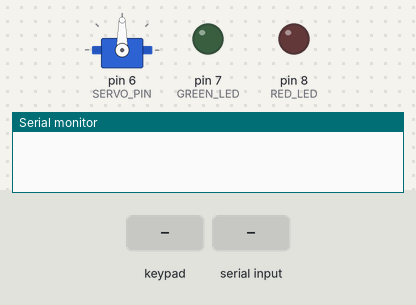
The sketch below on a simulated Arduino Uno, built with avr-gcc and run on an emulated ATmega328P. Shown: servo, output pins drawn as LEDs (lit = HIGH), the last lines printed to the serial monitor. Dashed ring = blinking. The test bench sets the inputs (shaded band). Pins used as bus, display or sensor lines are not drawn.

Above: at 1.2 s.
1.3 s: keypad keys 1 2 3 4 # pressed 0.4 s apart
At 3.06 s:
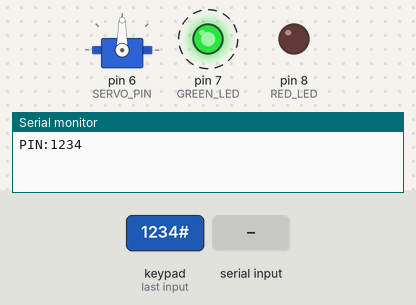
4.8 s: "UA" received over Serial
At 6.7 s:
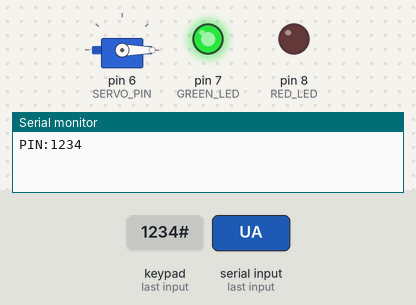
9.4 s: "U" received over Serial
At 12.3 s:
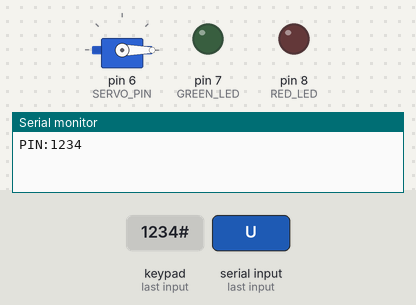
12.4 s: "L" received over Serial
At 14.2 s:
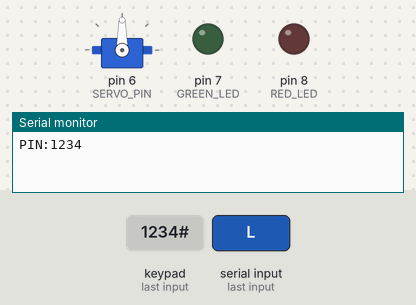
Timing chart, 0 to 15.7 s (numbered marks = the images above; inputs shaded):
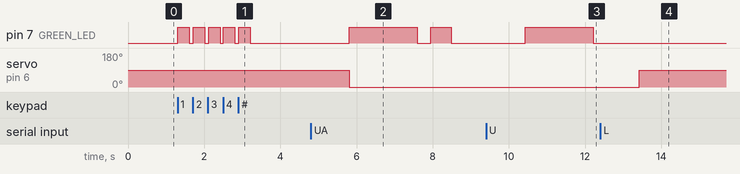

The sketch:

ARDUINO_1.ino
```cpp
#include <SPI.h> //spi for RFID communication
#include <MFRC522.h>
#include <Keypad.h>
#include <Servo.h>
//#include <ServoTimer2.h>

#define BAUD_RATE 9600
#define LED_ON_PERION 300UL // ms on after button pressed

#define IN_OPTION_ACCEPTED_0 1850UL // times for GREEN LED ON after RFID/PIN accepeted
#define IN_OPTION_ACCEPTED_1 2200UL
#define IN_OPTION_ACCEPTED_2 2750UL

#define IN_OPTION_DENIED 1500UL // Time RED LED is on after denied comand

#define AUTOMATIC_LOCK_TIME 10 * 1000UL // Time after which lock locks itself after UA comand

#define RST_PIN 9 // Configurable, see typical pin layout above
#define SS_PIN 10 // Configurable, see typical pin layout above

MFRC522 mfrc522(SS_PIN, RST_PIN); // Create MFRC522 instance

#define NEW_UID            \
  {                        \
    0xDE, 0xAD, 0xBE, 0xEF \
  }

MFRC522::MIFARE_Key key;

// LED indicators for keypad PIN
#define GREEN_LED 7
#define RED_LED 8

// servo Pin
#define SERVO_PIN 6
//#define LOCKED_POSITION 1500
//#define UNLOCKED_POSITION 750
// ServoTimer2 doorLock;
// servo timer 1
#define LOCKED_POSITION 90
#define UNLOCKED_POSITION 0
Servo doorLock;
int doorLockPosition = LOCKED_POSITION;

unsigned long timeNow;                         // Time at the begining of the loop
unsigned long lastTimeLed = millis();          // Last time Green led was on.
unsigned long lastTImeUnlocked = millis();     // Last time lock was unlocked
unsigned long lastTimeUnlockedLed0 = millis(); // green led times for accepted pin/rfid
unsigned long lastTimeUnlockedLed1 = millis(); // green led times for accepted pin/rfid
unsigned long lastTimeUnlockedLed2 = millis(); // green led times for accepted pin/rfid
unsigned long lastTimeDenied = millis();       // Last time pin/rfid was denied

String passCode = "PIN:"; // String that holds pass
String serialCommand;     // serial in data string

const byte ROWS = 4; // four rows
const byte COLS = 4; // four columns

unsigned char ledArray[4] = {0, 0, 0, 0}; // LED array
unsigned char locked = 1;                 // door locked
unsigned char greenLedOn = 0;             // LED manipulation via SERIAL
unsigned char rfidEnable = 1;             // enabling RFID via serial
unsigned char pinEndCharEntered = 0;      // chechs wether last input char was #
unsigned char charPressed = 0;            // 1 when kaypad pressed fot timers
unsigned char denied = 0;                 // when rfid or pin is invcalid
unsigned char unlockLedEnable0 = 0;       // enables time for green led on || acepted pin/rfid
unsigned char unlockLedEnable1 = 0;       // enables time for green led off || acepted pin/rfid
unsigned char unlockLedEnable2 = 0;       // enables time for green led on || accepted pin/rfid
unsigned char automaticLockEn = 0;       // enables automatic lock time
String pass = "";                         // holds pin
int keyNum = 0;                           // nuber of times keys have been pressed
unsigned char pinEnable = 1;              // enables pin input
char customKey;                           // keypad value

// define the cymbols on the buttons of the keypads
char hexaKeys[ROWS][COLS] = {
    {'1', '2', '3', 'A'},
    {'4', '5', '6', 'B'},
    {'7', '8', '9', 'C'},
    {'*', '0', '#', 'D'}};
byte rowPins[ROWS] = {A0, A1, A2, A3}; // connect to the row pinouts of the keypad
byte colPins[COLS] = {A4, A5, 3, 2};   // connect to the column pinouts of the keypad

// initialize an instance of class NewKeypad
Keypad customKeypad = Keypad(makeKeymap(hexaKeys), rowPins, colPins, ROWS, COLS);

void setup()
{
  doorLock.attach(SERVO_PIN);       // attaches servo to the SERVO_PIN
  doorLock.write(doorLockPosition); // sets initial position

  Serial.begin(BAUD_RATE);    // enableing serial
  pinMode(GREEN_LED, OUTPUT); // pin mode for green led
  pinMode(RED_LED, OUTPUT);   // pin mode for red led
  SPI.begin();                // enabling spi communication for RFID
  mfrc522.PCD_Init();         // initialising RFID object

  for (byte i = 0; i < 6; i++)
  {
    key.keyByte[i] = 0xFF;
  }
}

void loop()
{
  timeNow = millis(); // gets time at the beggining of the loop
  // comands from serial
  if (Serial.available() > 0)
  {
    serialCommand = Serial.readString();
    if (serialCommand == "UA") // unlocks and relocks after set amount of time (AUTOMATIC_LOCK_TIME)
    {
      locked = 0;
      greenLedOn = 1;
      unlockLedEnable0 = 1;
      automaticLockEn = 1;
      pinEnable = 1;
      rfidEnable = 1;
      lastTImeUnlocked = timeNow;
      lastTimeUnlockedLed0 = timeNow;
      lastTimeUnlockedLed1 = timeNow;
      lastTimeUnlockedLed2 = timeNow;
      // Serial.println("otkljuco");
    }
    if (serialCommand == "U") // unlocks and keeps the door unlocked untill lock command is recieved
    {
      locked = 0;
      greenLedOn = 1;
      unlockLedEnable0 = 1;
      pinEnable = 1;
      rfidEnable = 1;
      lastTimeUnlockedLed0 = timeNow;
      lastTimeUnlockedLed1 = timeNow;
      lastTimeUnlockedLed2 = timeNow;
      // Serial.println("otkljuco");
    }
    if (serialCommand == "L") // locks
    {
      locked = 1;
    }
    if (serialCommand == "L1") // turns on green led
    {

      greenLedOn = 1;
    }

    if (serialCommand == "L0") // turns off green led
    {
      greenLedOn = 0;
      // Serial.println("LED OFF");
    }
    if (serialCommand == "R1") // enables rfid
    {
      rfidEnable = 1;
    }
    if (serialCommand == "R0") // disables rfid
    {
      rfidEnable = 0;
    }
    if (serialCommand == "P1") // enables PIN
    {
      pinEnable = 1;
    }
    if (serialCommand == "P0") // disables PIN
    {
      pinEnable = 0;
    }
    if (serialCommand == "E") // emab;es all input comands
    {
      pinEnable = 1;
      rfidEnable = 1;
    }
    if (serialCommand == "D") // denied acces, turns on red led
    {
      denied = 1;
      locked = 1;
      pinEnable = 1;
      rfidEnable = 1;
      lastTimeDenied = timeNow;
    }
    serialCommand = ""; // resets serial command
  }

  // Working kaypad logic.

  customKey = customKeypad.getKey(); // gets a char from keypad

  if (customKey && pinEnable)
  {
    lastTimeLed = timeNow;
    greenLedOn = 1;
    charPressed = 1;
    // Serial.println(customKey);
    if (customKey == '#')
    {
      pinEndCharEntered = 1;
    }
    else
    {
      pass += customKey;
      keyNum++;
    }
  }

  if (pinEndCharEntered) // after end char entered send pin to serial
  {
    passCode = passCode + pass;
    Serial.println(passCode);
    passCode = "PIN:";
    pinEnable = 0;
    rfidEnable = 0;
    keyNum = 0;
    pass = "";
    pinEndCharEntered = 0;
  }

  if (charPressed)
  {
    if (timeNow - lastTimeLed >= LED_ON_PERION)
    {
      greenLedOn = 0;
      charPressed = 0;
    }
  }

  if (automaticLockEn && timeNow - lastTImeUnlocked >= AUTOMATIC_LOCK_TIME)
  {
    locked = 1;
    automaticLockEn = 0;
    // Serial.println(timeNow);
  }

  if (unlockLedEnable0 && (timeNow - lastTimeUnlockedLed0 >= IN_OPTION_ACCEPTED_0))
  {
    greenLedOn = 0;
    unlockLedEnable1 = 1;
    unlockLedEnable0 = 0;
    // Serial.println(timeNow);
  }

  if (unlockLedEnable1 && (timeNow - lastTimeUnlockedLed1 >= IN_OPTION_ACCEPTED_1))
  {
    greenLedOn = 1;
    unlockLedEnable1 = 0;
    unlockLedEnable2 = 1;
    // Serial.println(timeNow);
  }
  if (unlockLedEnable2 && (timeNow - lastTimeUnlockedLed2 >= IN_OPTION_ACCEPTED_2))
  {
    greenLedOn = 0;
    unlockLedEnable2 = 0;
    //    unlockLedEnable0 = 0;
    // Serial.println(timeNow);
  }

  if (denied)
  {
    digitalWrite(RED_LED, HIGH);
    if (timeNow - lastTimeDenied >= IN_OPTION_DENIED)
    {
      Serial.println(timeNow - lastTimeDenied);

      denied = 0;
      // Serial.println(timeNow);
    }
  }
  else
  {
    digitalWrite(RED_LED, LOW);
  }

  if (locked)
  {
    doorLockPosition = LOCKED_POSITION;
    doorLock.write(doorLockPosition);
  }
  else
  {
    doorLockPosition = UNLOCKED_POSITION;
    doorLock.write(doorLockPosition);
  }

  if (greenLedOn) // enables all leds when its 1
  {

    digitalWrite(GREEN_LED, HIGH);
  }
  else
  {
    digitalWrite(GREEN_LED, LOW);
  }

  if (rfidEnable)
  {
    if (!mfrc522.PICC_IsNewCardPresent() || !mfrc522.PICC_ReadCardSerial())
    {
      return;
    }
    else
    {

      Serial.print(F("RFID:"));
      for (byte i = 0; i < mfrc522.uid.size; i++)
      {
        Serial.print(mfrc522.uid.uidByte[i] < 0x10 ? "0" : "");
        Serial.print(mfrc522.uid.uidByte[i], HEX);
      }
      Serial.println();
      rfidEnable = 0;
      pinEnable = 0;
    }
  }
}
```

Measured:
- after the input at 1.3 s, pin 7 (GREEN_LED): alternates HIGH for 0.31 s and LOW for 0.10 s, 10 changes in all, then stays LOW, starting at once
- after the input at 4.8 s, pin 7 (GREEN_LED): LOW → HIGH after 1.0 s, → LOW 1.8 s later, → HIGH 0.36 s later, → LOW 0.54 s later; servo on pin 6 (SERVO_PIN): 90° → 0° after 1.0 s
- after the input at 9.4 s, pin 7 (GREEN_LED): LOW → HIGH after 1.0 s, → LOW 1.8 s later
- after the input at 12.4 s, pin 7 (GREEN_LED): stays LOW (without the input it goes to HIGH after 0.17 s); servo on pin 6 (SERVO_PIN): 0° → 90° after 1.0 s instead of 3.3 s
